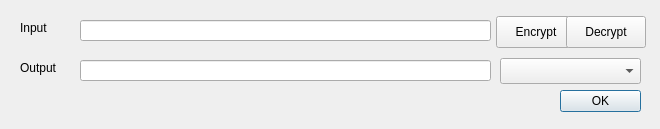
<?xml version="1.0" encoding="UTF-8"?>
<ui version="4.0">
 <class>encryptDlg</class>
 <widget class="QDialog" name="encryptDlg">
  <property name="geometry">
   <rect>
    <x>0</x>
    <y>0</y>
    <width>660</width>
    <height>129</height>
   </rect>
  </property>
  <property name="windowTitle">
   <string>Encryption</string>
  </property>
  <widget class="QDialogButtonBox" name="buttonBox">
   <property name="geometry">
    <rect>
     <x>560</x>
     <y>90</y>
     <width>81</width>
     <height>41</height>
    </rect>
   </property>
   <property name="orientation">
    <enum>Qt::Vertical</enum>
   </property>
   <property name="standardButtons">
    <set>QDialogButtonBox::Ok</set>
   </property>
  </widget>
  <widget class="QLineEdit" name="txtInput">
   <property name="geometry">
    <rect>
     <x>80</x>
     <y>20</y>
     <width>411</width>
     <height>21</height>
    </rect>
   </property>
  </widget>
  <widget class="QLineEdit" name="txtOutput">
   <property name="geometry">
    <rect>
     <x>80</x>
     <y>60</y>
     <width>411</width>
     <height>21</height>
    </rect>
   </property>
  </widget>
  <widget class="QLabel" name="label">
   <property name="geometry">
    <rect>
     <x>20</x>
     <y>60</y>
     <width>51</width>
     <height>16</height>
    </rect>
   </property>
   <property name="text">
    <string>Output</string>
   </property>
  </widget>
  <widget class="QLabel" name="label_2">
   <property name="geometry">
    <rect>
     <x>20</x>
     <y>20</y>
     <width>41</width>
     <height>16</height>
    </rect>
   </property>
   <property name="text">
    <string>Input</string>
   </property>
  </widget>
  <widget class="QPushButton" name="btnEncrypt">
   <property name="geometry">
    <rect>
     <x>496</x>
     <y>16</y>
     <width>80</width>
     <height>32</height>
    </rect>
   </property>
   <property name="text">
    <string>Encrypt</string>
   </property>
  </widget>
  <widget class="QPushButton" name="btnDecrypt">
   <property name="geometry">
    <rect>
     <x>566</x>
     <y>16</y>
     <width>80</width>
     <height>32</height>
    </rect>
   </property>
   <property name="text">
    <string>Decrypt</string>
   </property>
  </widget>
  <widget class="QComboBox" name="drpType">
   <property name="geometry">
    <rect>
     <x>500</x>
     <y>58</y>
     <width>141</width>
     <height>26</height>
    </rect>
   </property>
  </widget>
 </widget>
 <resources/>
 <connections>
  <connection>
   <sender>buttonBox</sender>
   <signal>accepted()</signal>
   <receiver>encryptDlg</receiver>
   <slot>accept()</slot>
   <hints>
    <hint type="sourcelabel">
     <x>248</x>
     <y>254</y>
    </hint>
    <hint type="destinationlabel">
     <x>157</x>
     <y>274</y>
    </hint>
   </hints>
  </connection>
  <connection>
   <sender>buttonBox</sender>
   <signal>rejected()</signal>
   <receiver>encryptDlg</receiver>
   <slot>reject()</slot>
   <hints>
    <hint type="sourcelabel">
     <x>316</x>
     <y>260</y>
    </hint>
    <hint type="destinationlabel">
     <x>286</x>
     <y>274</y>
    </hint>
   </hints>
  </connection>
  <connection>
   <sender>btnDecrypt</sender>
   <signal>clicked()</signal>
   <receiver>encryptDlg</receiver>
   <slot>exec()</slot>
   <hints>
    <hint type="sourcelabel">
     <x>609</x>
     <y>31</y>
    </hint>
    <hint type="destinationlabel">
     <x>331</x>
     <y>50</y>
    </hint>
   </hints>
  </connection>
  <connection>
   <sender>btnEncrypt</sender>
   <signal>clicked()</signal>
   <receiver>encryptDlg</receiver>
   <slot>exec()</slot>
   <hints>
    <hint type="sourcelabel">
     <x>539</x>
     <y>31</y>
    </hint>
    <hint type="destinationlabel">
     <x>331</x>
     <y>50</y>
    </hint>
   </hints>
  </connection>
  <connection>
   <sender>drpType</sender>
   <signal>currentTextChanged(QString)</signal>
   <receiver>encryptDlg</receiver>
   <slot>exec()</slot>
   <hints>
    <hint type="sourcelabel">
     <x>570</x>
     <y>70</y>
    </hint>
    <hint type="destinationlabel">
     <x>329</x>
     <y>64</y>
    </hint>
   </hints>
  </connection>
 </connections>
</ui>
